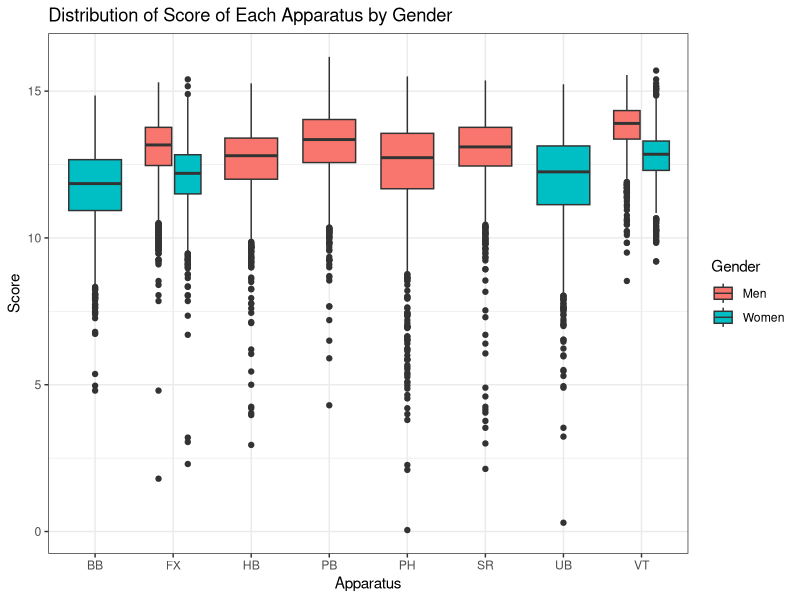

Write the R code that produced this figure.
## ---- chunk 1
knitr::opts_chunk$set(echo = TRUE)
library(ggplot2)
## ---- chunk 2
gym_data = read.csv("data_2022_2023.csv")
head(gym_data)
## ---- chunk 3
#Cleaning hb issue
gym_data$Apparatus[gym_data$Apparatus == "hb"] <- "HB"
## ---- chunk 4
#Gymnasts vault two times, which is in the data as VT1 and VT2 (or if just once VT)
#Renaming these to all just be VT, because they're all data on vaults
gym_data$Apparatus[gym_data$Apparatus == "VT1"] <- "VT"
gym_data$Apparatus[gym_data$Apparatus == "VT2"] <- "VT"
## ---- chunk 5
#Looking at distribution of score across different events
p <- ggplot(data = gym_data, mapping = aes(x = Apparatus, y = Score, fill = Gender)) + 
  geom_boxplot() + theme_bw() + labs(title = "Distribution of Score of Each Apparatus by Gender") 

p + scale_fill_discrete(name = "Gender", labels = c("Men", "Women"))

#Initial issue is that some rows have a lower score hb that is making it seem like there are two categories of high bar
